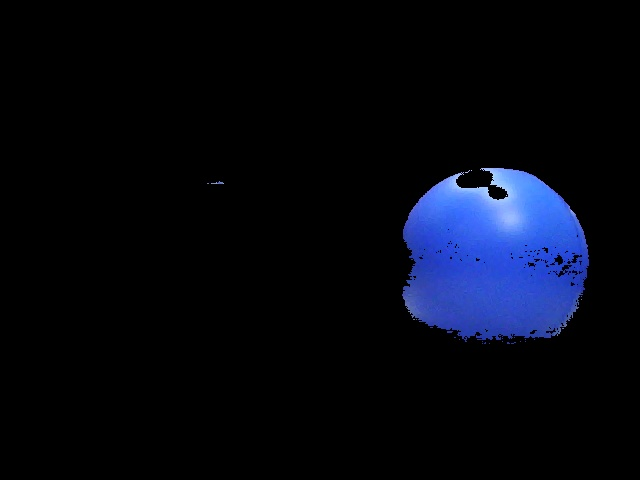
//> input picture arquivo/imagens/Relatorio3/Relatorio3Deteccao_azul.jpg, 640 x 480 px
$ ./feature_detection -input=../../../imagens/Relatorio3/Relatorio3Deteccao_azul.jpg -output=../../../imagens/Relatorio3/Relatorio3Deteccao_original.jpg   (built with g++ and OpenCV 4)
//> lines starting //> are read from the running program, lines starting //| are printed output that depends on the picture; after the words box and inside, x2 and y2 are one past the last pixel; in counts of white or black regions, pixels touching at a corner belong together
#include <iostream>
#include <opencv2/core.hpp>
#include <opencv2/imgcodecs.hpp>
#include <opencv2/imgproc.hpp>
#include <opencv2/highgui.hpp>
#include <opencv2/core/utility.hpp>

// Para o SURF:
#include <opencv2/features2d.hpp>
#ifdef HAVE_OPENCV_XFEATURES2D // Esse método requisita essa dep pra funcionar. Mantidas as tratativas feitas no código-tutorial
#include <opencv2/xfeatures2d.hpp> //Ps.: para instalar no windows, só recompilando o OpenCV com o OpenCV_Contrib
#endif

using namespace cv;
using namespace std;

// Command-line parameters
const char* params =
    "{ help h         |           | Print usage }"
    "{ input          | image.png | Path to an image }"
    "{ output         | output.png| Path to save the processed image }"
    "{ algo           | SHI       | Feature Detection (SHI para cantos, SURF para robustez) }";

// Placeholder for Shi-Tomasi tracking
void shiTrack(const Mat& src_gray, const string& outputPath)
{
    Mat dst = src_gray.clone();
    vector<Point2f> corners;
    goodFeaturesToTrack(dst, corners, 100, 0.01, 10);
    for (const auto& corner : corners)
    {
        circle(dst, corner, 5, Scalar(255), -1); // Draw corners
    }
    cout << "Shi-Tomasi detection completed.\n";

    // Save result
    if (!imwrite(outputPath, dst))
    {
        cerr << "Failed to save Shi-Tomasi result to " << outputPath << "\n";
    }
}

// Placeholder for feature tracking using SURF
void surfTrack(const Mat& src_gray, const string& outputPath)
{
#ifdef HAVE_OPENCV_XFEATURES2D
    int minHessian = 400;
    Ptr<cv::xfeatures2d::SURF> detector = cv::xfeatures2d::SURF::create(minHessian);
    std::vector<KeyPoint> keypoints;
    detector->detect(src_gray, keypoints);

    Mat img_keypoints;
    drawKeypoints(src_gray, keypoints, img_keypoints, Scalar::all(-1), DrawMatchesFlags::DEFAULT);

    imshow("SURF Keypoints", img_keypoints);
    waitKey(); // Wait for a key press

    // Save result
    if (!imwrite(outputPath, img_keypoints))
    {
        cerr << "Failed to save SURF result to " << outputPath << "\n";
    }
#else
    cerr << "SURF functionality needs the xfeatures2d contrib module to be run.\n"; // Esse método requisita essa dep pra funcionar. Mantidas as tratativas feitas no código-tutorial
#endif
}

int main(int argc, char* argv[])
{
    // Parse command-line arguments
    CommandLineParser parser(argc, argv, params);
    parser.about("This program applies feature detection processing on images.\n");
    if (parser.has("help"))
    {
        parser.printMessage();
        return 0;
    }

    // Args de entrada
    string inputPath = parser.get<String>("input");
    string outputPath = parser.get<String>("output");
    string algorithm = parser.get<String>("algo");

    // Source
    Mat src = imread(samples::findFile(inputPath));
//> src is the input picture: 480 rows x 640 cols, CV_8UC3; mean B, G, R 17.5, 7.6, 4.8
    if (src.empty())
    {
        cerr << "Could not open or find the image!\n";
        return -1;
    }

    // Conversão pra cinza
    Mat src_gray;
    cvtColor(src, src_gray, COLOR_BGR2GRAY);
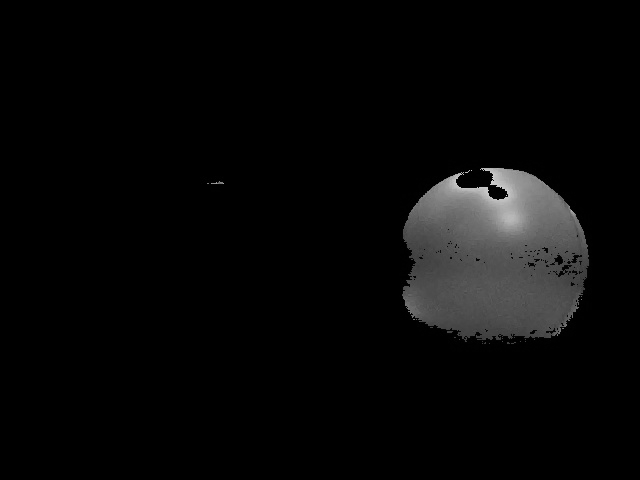
//> src_gray: 480 rows x 640 cols, CV_8UC1; min 0, max 209, mean 7.9

    // Seleção do argo
    if (algorithm == "SHI")
    {
        cout << "SHI chosen...\n";
        shiTrack(src_gray, outputPath);
//> in shiTrack, `goodFeaturesToTrack(dst, corners, 100, 0.01, 10);`: corners = 69 Points (x, y), first 12: [490, 184], [492, 174], [507, 196], [456, 179], [489, 195], [481, 169], [223, 183], [412, 317], [578, 307], [464, 172], [565, 325], [210, 183]
//> the loop in shiTrack, `for (const auto& corner : corners)` made 69 passes
//> after the loop in shiTrack, `for (const auto& corner : corners)`:
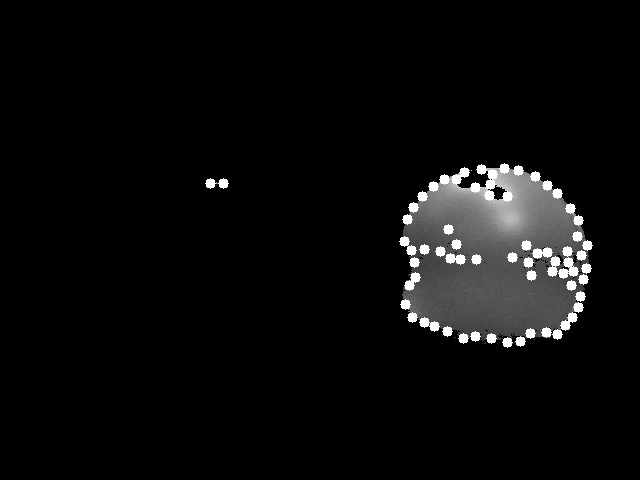
//> dst: 480 rows x 640 cols, CV_8UC1; 1.82% of pixels changed, all inside (x1, y1, x2, y2) = (205, 163, 593, 348)
    }
    else if (algorithm == "SURF")
    {
        cout << "SHI chosen...\n";
        surfTrack(src_gray, outputPath);
    }
    else
    {
        cerr << "Invalid algorithm specified! Use SHI or SURF.\n";
        return -1;
    }

    cout << "Processed image saved to " << outputPath << "\n";
    return 0;
}

$ run again, on arquivo/imagens/Relatorio3/Relatorio3Deteccao_vermelho.jpg
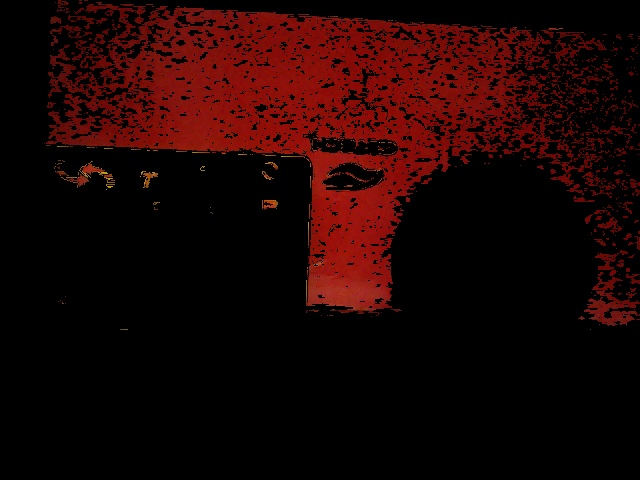
//> input picture arquivo/imagens/Relatorio3/Relatorio3Deteccao_vermelho.jpg, 640 x 480 px
//> src is the input picture: 480 rows x 640 cols, CV_8UC3; mean B, G, R 3.5, 4.4, 28.9
//> `cvtColor(src, src_gray, COLOR_BGR2GRAY);`:
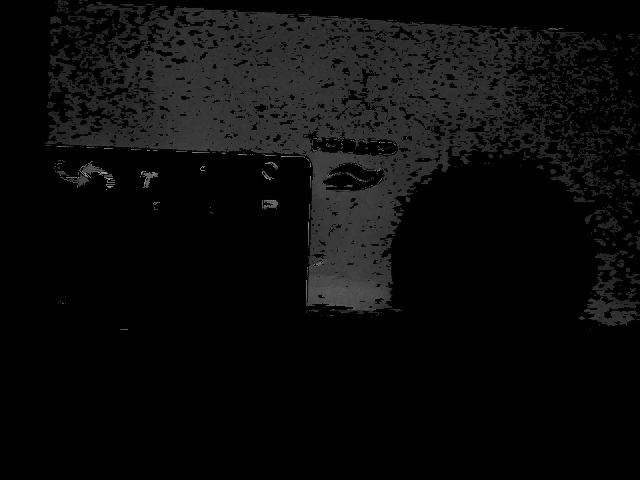
//> src_gray: 480 rows x 640 cols, CV_8UC1; min 0, max 160, mean 11.6
//> corners = 100 Points (x, y), first 12: [153, 172], [106, 173], [269, 179], [204, 166], [142, 174], [107, 185], [262, 171], [147, 187], [264, 205], [281, 156], [238, 154], [87, 178]
//> the loop in shiTrack, `for (const auto& corner : corners)` made 100 passes
//> after the loop in shiTrack, `for (const auto& corner : corners)`:
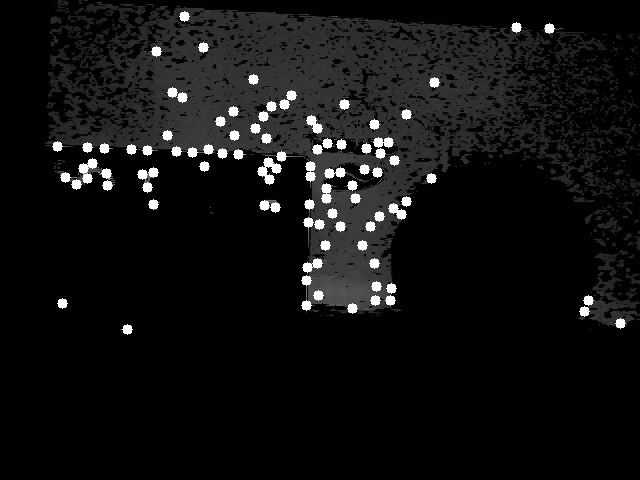
//> dst: 480 rows x 640 cols, CV_8UC1; 2.63% of pixels changed, all inside (x1, y1, x2, y2) = (52, 11, 626, 335)
